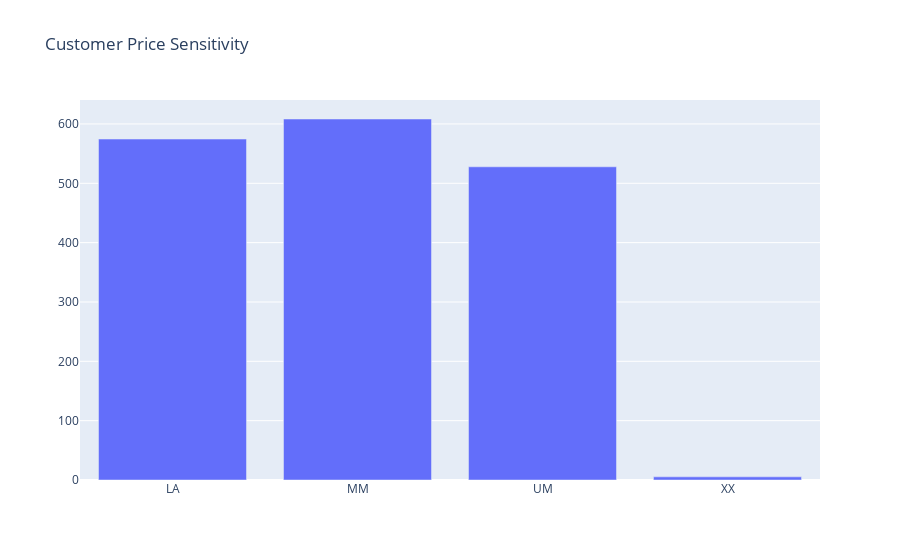

The cell this chart's notebook holds for it:
### Code cell
#plot
plot_data = [
    go.Bar(
        x=cust_svty_avg['cust_price_svty'],
        y=cust_svty_avg['avg'],
    )
]

plot_layout = go.Layout(
        xaxis={"type": "category"},
        title='Customer Price Sensitivity'
    )

fig = go.Figure(data=plot_data, layout=plot_layout)
pyoff.iplot(fig)

### Figure 1 — Plotly figure (JSON) as saved in the notebook; plotly's stock layout.template omitted (floating-point values rounded to 4 significant figures)
{"data": [{"type": "bar", "x": ["LA", "MM", "UM", "XX"], "y": [574.6, 608.4, 527.8, 5.269]}], "layout": {"title": {"text": "Customer Price Sensitivity"}, "xaxis": {"type": "category"}}}
